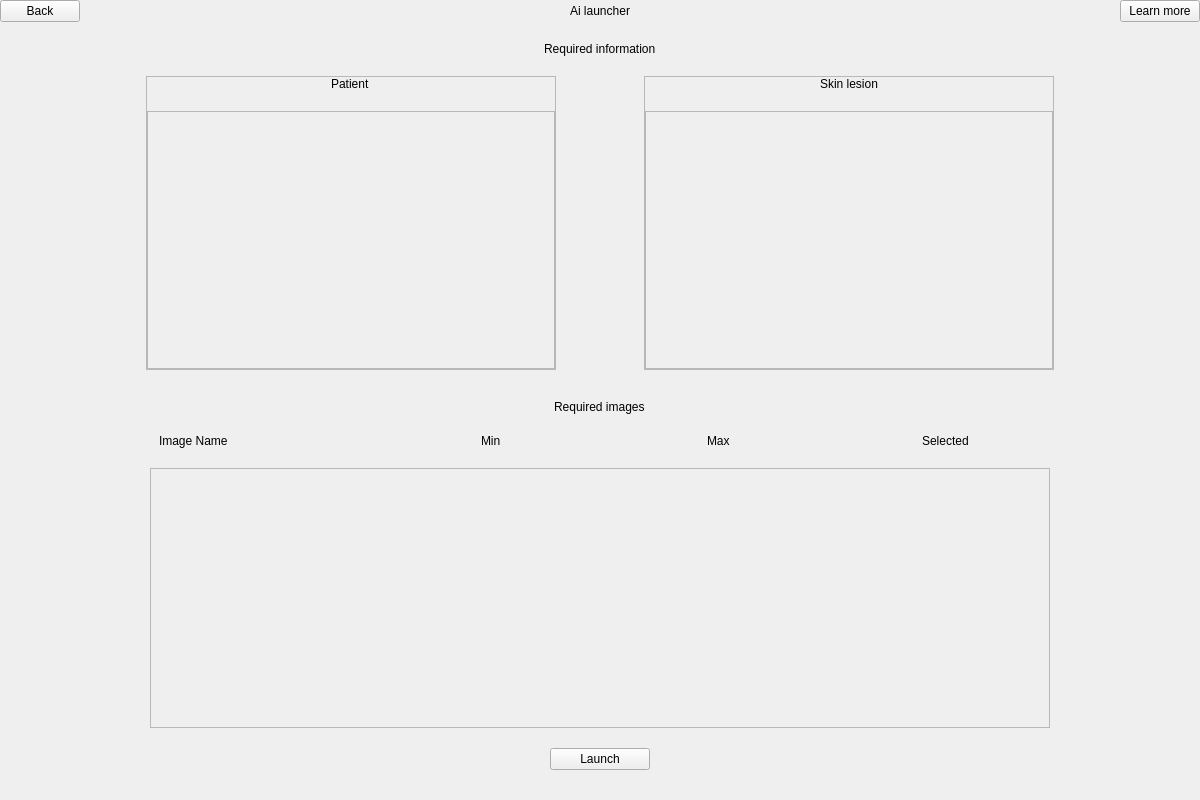
<?xml version="1.0" encoding="UTF-8"?>
<ui version="4.0">
 <class>ai_launcher</class>
 <widget class="QWidget" name="ai_launcher">
  <property name="geometry">
   <rect>
    <x>0</x>
    <y>0</y>
    <width>1200</width>
    <height>800</height>
   </rect>
  </property>
  <property name="windowTitle">
   <string>Loggin</string>
  </property>
  <property name="styleSheet">
   <string notr="true"/>
  </property>
  <layout class="QVBoxLayout" name="verticalLayout_2">
   <property name="spacing">
    <number>20</number>
   </property>
   <property name="leftMargin">
    <number>0</number>
   </property>
   <property name="topMargin">
    <number>0</number>
   </property>
   <property name="rightMargin">
    <number>0</number>
   </property>
   <property name="bottomMargin">
    <number>0</number>
   </property>
   <item>
    <layout class="QHBoxLayout" name="ly_navigator">
     <property name="spacing">
      <number>0</number>
     </property>
     <property name="topMargin">
      <number>0</number>
     </property>
     <property name="rightMargin">
      <number>0</number>
     </property>
     <item>
      <widget class="NavigatorButton" name="bt_back">
       <property name="text">
        <string>Back</string>
       </property>
      </widget>
     </item>
     <item>
      <spacer name="horizontalSpacer">
       <property name="orientation">
        <enum>Qt::Horizontal</enum>
       </property>
       <property name="sizeHint" stdset="0">
        <size>
         <width>40</width>
         <height>20</height>
        </size>
       </property>
      </spacer>
     </item>
     <item>
      <widget class="Label" name="lb_title">
       <property name="text">
        <string>Ai launcher</string>
       </property>
      </widget>
     </item>
     <item>
      <spacer name="horizontalSpacer_2">
       <property name="orientation">
        <enum>Qt::Horizontal</enum>
       </property>
       <property name="sizeType">
        <enum>QSizePolicy::Expanding</enum>
       </property>
       <property name="sizeHint" stdset="0">
        <size>
         <width>40</width>
         <height>20</height>
        </size>
       </property>
      </spacer>
     </item>
     <item>
      <widget class="NavigatorButton" name="bt_learn_more">
       <property name="text">
        <string>Learn more</string>
       </property>
      </widget>
     </item>
    </layout>
   </item>
   <item>
    <layout class="QVBoxLayout" name="ly_center">
     <property name="bottomMargin">
      <number>30</number>
     </property>
     <item>
      <layout class="QVBoxLayout" name="ly_center_content" stretch="1,1">
       <property name="spacing">
        <number>30</number>
       </property>
       <item>
        <layout class="QVBoxLayout" name="ly_required_information">
         <property name="spacing">
          <number>20</number>
         </property>
         <item alignment="Qt::AlignHCenter">
          <widget class="Label" name="lb_required_information">
           <property name="text">
            <string>Required information</string>
           </property>
          </widget>
         </item>
         <item>
          <layout class="QHBoxLayout" name="ly_required_information_content" stretch="2,6,1,6,2">
           <property name="leftMargin">
            <number>10</number>
           </property>
           <property name="rightMargin">
            <number>10</number>
           </property>
           <item>
            <spacer name="horizontalSpacer_5">
             <property name="orientation">
              <enum>Qt::Horizontal</enum>
             </property>
             <property name="sizeHint" stdset="0">
              <size>
               <width>40</width>
               <height>20</height>
              </size>
             </property>
            </spacer>
           </item>
           <item>
            <widget class="QFrame" name="c_patient_required_info">
             <property name="frameShape">
              <enum>QFrame::StyledPanel</enum>
             </property>
             <property name="frameShadow">
              <enum>QFrame::Raised</enum>
             </property>
             <layout class="QVBoxLayout" name="verticalLayout_6">
              <property name="spacing">
               <number>20</number>
              </property>
              <property name="leftMargin">
               <number>0</number>
              </property>
              <property name="topMargin">
               <number>0</number>
              </property>
              <property name="rightMargin">
               <number>0</number>
              </property>
              <property name="bottomMargin">
               <number>0</number>
              </property>
              <item alignment="Qt::AlignHCenter">
               <widget class="Label" name="lb_patient_required_info">
                <property name="text">
                 <string>Patient</string>
                </property>
               </widget>
              </item>
              <item>
               <widget class="QScrollArea" name="sc_patient_required_info">
                <property name="widgetResizable">
                 <bool>true</bool>
                </property>
                <widget class="QWidget" name="c_patient_required_info_content">
                 <property name="geometry">
                  <rect>
                   <x>0</x>
                   <y>0</y>
                   <width>402</width>
                   <height>260</height>
                  </rect>
                 </property>
                 <layout class="QVBoxLayout" name="verticalLayout_12">
                  <item>
                   <widget class="RequiredElementsContainer" name="c_patient_required_info_list">
                    <property name="frameShape">
                     <enum>QFrame::StyledPanel</enum>
                    </property>
                    <property name="frameShadow">
                     <enum>QFrame::Raised</enum>
                    </property>
                   </widget>
                  </item>
                  <item>
                   <spacer name="verticalSpacer_2">
                    <property name="orientation">
                     <enum>Qt::Vertical</enum>
                    </property>
                    <property name="sizeHint" stdset="0">
                     <size>
                      <width>20</width>
                      <height>147</height>
                     </size>
                    </property>
                   </spacer>
                  </item>
                 </layout>
                </widget>
               </widget>
              </item>
             </layout>
            </widget>
           </item>
           <item>
            <spacer name="horizontalSpacer_7">
             <property name="orientation">
              <enum>Qt::Horizontal</enum>
             </property>
             <property name="sizeType">
              <enum>QSizePolicy::MinimumExpanding</enum>
             </property>
             <property name="sizeHint" stdset="0">
              <size>
               <width>40</width>
               <height>20</height>
              </size>
             </property>
            </spacer>
           </item>
           <item>
            <widget class="QFrame" name="c_skl_required_info">
             <property name="frameShape">
              <enum>QFrame::StyledPanel</enum>
             </property>
             <property name="frameShadow">
              <enum>QFrame::Raised</enum>
             </property>
             <layout class="QVBoxLayout" name="verticalLayout_5">
              <property name="spacing">
               <number>20</number>
              </property>
              <property name="leftMargin">
               <number>0</number>
              </property>
              <property name="topMargin">
               <number>0</number>
              </property>
              <property name="rightMargin">
               <number>0</number>
              </property>
              <property name="bottomMargin">
               <number>0</number>
              </property>
              <item alignment="Qt::AlignHCenter">
               <widget class="QLabel" name="lb_skl_required_info">
                <property name="text">
                 <string>Skin lesion</string>
                </property>
               </widget>
              </item>
              <item>
               <widget class="QScrollArea" name="sc_skl_required_info_content">
                <property name="widgetResizable">
                 <bool>true</bool>
                </property>
                <widget class="QWidget" name="c_skl_required_info_content">
                 <property name="geometry">
                  <rect>
                   <x>0</x>
                   <y>0</y>
                   <width>402</width>
                   <height>260</height>
                  </rect>
                 </property>
                 <layout class="QVBoxLayout" name="verticalLayout_14">
                  <item>
                   <widget class="RequiredElementsContainer" name="c_skl_required_info_list">
                    <property name="frameShape">
                     <enum>QFrame::StyledPanel</enum>
                    </property>
                    <property name="frameShadow">
                     <enum>QFrame::Raised</enum>
                    </property>
                   </widget>
                  </item>
                  <item>
                   <spacer name="verticalSpacer_3">
                    <property name="orientation">
                     <enum>Qt::Vertical</enum>
                    </property>
                    <property name="sizeHint" stdset="0">
                     <size>
                      <width>20</width>
                      <height>40</height>
                     </size>
                    </property>
                   </spacer>
                  </item>
                 </layout>
                </widget>
               </widget>
              </item>
             </layout>
            </widget>
           </item>
           <item>
            <spacer name="horizontalSpacer_6">
             <property name="orientation">
              <enum>Qt::Horizontal</enum>
             </property>
             <property name="sizeHint" stdset="0">
              <size>
               <width>40</width>
               <height>20</height>
              </size>
             </property>
            </spacer>
           </item>
          </layout>
         </item>
        </layout>
       </item>
       <item>
        <layout class="QVBoxLayout" name="ly_required_images">
         <property name="spacing">
          <number>20</number>
         </property>
         <item alignment="Qt::AlignHCenter">
          <widget class="Label" name="lb_required_images">
           <property name="text">
            <string>Required images</string>
           </property>
          </widget>
         </item>
         <item>
          <layout class="QHBoxLayout" name="ly_required_images_content" stretch="1,6,1">
           <item>
            <spacer name="horizontalSpacer_8">
             <property name="orientation">
              <enum>Qt::Horizontal</enum>
             </property>
             <property name="sizeHint" stdset="0">
              <size>
               <width>40</width>
               <height>20</height>
              </size>
             </property>
            </spacer>
           </item>
           <item>
            <layout class="QVBoxLayout" name="ly_required_images_table">
             <property name="spacing">
              <number>20</number>
             </property>
             <item>
              <layout class="QHBoxLayout" name="ly_required_images_ttitles">
               <property name="leftMargin">
                <number>9</number>
               </property>
               <item>
                <widget class="Label" name="lb_image_name">
                 <property name="text">
                  <string>Image Name</string>
                 </property>
                </widget>
               </item>
               <item alignment="Qt::AlignHCenter">
                <widget class="Label" name="lb_min_images">
                 <property name="text">
                  <string>Min</string>
                 </property>
                </widget>
               </item>
               <item alignment="Qt::AlignHCenter">
                <widget class="Label" name="lb_max_images">
                 <property name="text">
                  <string>Max</string>
                 </property>
                </widget>
               </item>
               <item alignment="Qt::AlignHCenter">
                <widget class="Label" name="lb_selected_images">
                 <property name="text">
                  <string>Selected</string>
                 </property>
                </widget>
               </item>
              </layout>
             </item>
             <item>
              <widget class="QScrollArea" name="sc_required_images_table">
               <property name="widgetResizable">
                <bool>true</bool>
               </property>
               <widget class="QWidget" name="c_required_images_table">
                <property name="geometry">
                 <rect>
                  <x>0</x>
                  <y>0</y>
                  <width>881</width>
                  <height>257</height>
                 </rect>
                </property>
                <layout class="QVBoxLayout" name="verticalLayout_8">
                 <property name="leftMargin">
                  <number>0</number>
                 </property>
                 <property name="topMargin">
                  <number>0</number>
                 </property>
                 <property name="rightMargin">
                  <number>0</number>
                 </property>
                 <property name="bottomMargin">
                  <number>0</number>
                 </property>
                 <item>
                  <widget class="RequiredImagesTypeContainer" name="c_images_required_list">
                   <property name="frameShape">
                    <enum>QFrame::StyledPanel</enum>
                   </property>
                   <property name="frameShadow">
                    <enum>QFrame::Raised</enum>
                   </property>
                  </widget>
                 </item>
                 <item>
                  <spacer name="verticalSpacer">
                   <property name="orientation">
                    <enum>Qt::Vertical</enum>
                   </property>
                   <property name="sizeHint" stdset="0">
                    <size>
                     <width>20</width>
                     <height>40</height>
                    </size>
                   </property>
                  </spacer>
                 </item>
                </layout>
               </widget>
              </widget>
             </item>
            </layout>
           </item>
           <item>
            <spacer name="horizontalSpacer_9">
             <property name="orientation">
              <enum>Qt::Horizontal</enum>
             </property>
             <property name="sizeHint" stdset="0">
              <size>
               <width>40</width>
               <height>20</height>
              </size>
             </property>
            </spacer>
           </item>
          </layout>
         </item>
        </layout>
       </item>
      </layout>
     </item>
     <item alignment="Qt::AlignHCenter">
      <widget class="Button" name="bt_launch">
       <property name="minimumSize">
        <size>
         <width>100</width>
         <height>0</height>
        </size>
       </property>
       <property name="text">
        <string>Launch</string>
       </property>
      </widget>
     </item>
    </layout>
   </item>
  </layout>
 </widget>
 <customwidgets>
  <customwidget>
   <class>Label</class>
   <extends>QLabel</extends>
   <header>.promoted.label</header>
  </customwidget>
  <customwidget>
   <class>NavigatorButton</class>
   <extends>QPushButton</extends>
   <header>.promoted.navigator_button</header>
  </customwidget>
  <customwidget>
   <class>Button</class>
   <extends>QPushButton</extends>
   <header>.promoted.button</header>
  </customwidget>
  <customwidget>
   <class>RequiredElementsContainer</class>
   <extends>QFrame</extends>
   <header>.promoted.required_elements_container</header>
   <container>1</container>
  </customwidget>
  <customwidget>
   <class>RequiredImagesTypeContainer</class>
   <extends>QFrame</extends>
   <header location="global">.promoted.required_images_type_container</header>
   <container>1</container>
  </customwidget>
 </customwidgets>
 <resources/>
 <connections/>
</ui>
